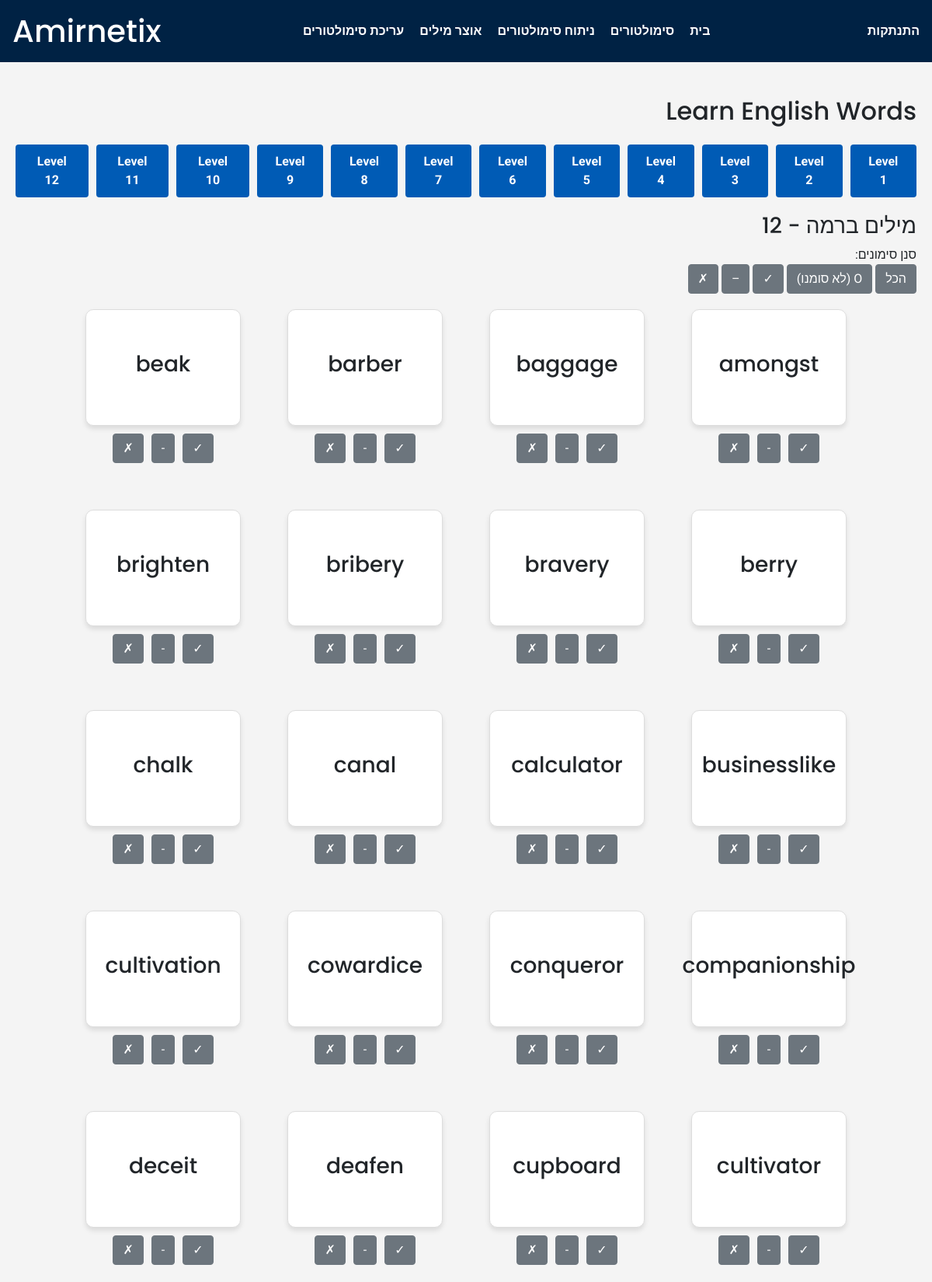
The app's page /Analysis/english_vocab/12 (signed in, upper part) with its own data.
### Management/models.py (models this page shows)
class Word(models.Model):
    eng_word = models.CharField(max_length=50, unique=True)
    heb_word = models.CharField(max_length=50, blank=True, null=True)
    is_root = models.BooleanField(default=False)
    part_of_speech = models.CharField(max_length=20, choices=[
        ('noun', 'Noun'),
        ('verb', 'Verb'),
        ('adjective', 'Adjective'),
        ('adverb', 'Adverb'),
        ('other', 'Other')
    ],default=None, blank=True, null=True)
    sublist = models.IntegerField(default=None, blank=True,null=True)  # AWL sublist (1-10)
    is_used = models.BooleanField(default=False)  # Indicates if the word is used in any test
    word_level = models.IntegerField(default=0, choices=Level_Choices.choices)
    source = models.CharField(max_length=50, default=None, blank=True, null=True)
    example_sentence = models.TextField(default=None, blank=True, null=True)
    usage_tips = models.TextField(default=None, blank=True, null=True)  # Tips to help learn the word in context
    class Meta:
        ordering = ['sublist', 'eng_word']
    def __str__(self):
        return f"{self.eng_word} - {self.heb_word} - {self.word_level}"

### Analysis/views.py (the view)
# urls.py: path("english_vocab/<int:words_level>", views.english_vocab,name='english_vocab'),
@login_required(login_url='login')
def english_vocab(request, words_level:int = 1):
    print(f"Selected words level: {words_level}")
    selected_level = request.GET.get('level')
    if selected_level:
        words = Word.objects.filter(word_level=selected_level).all()
    else:
        words = Word.objects.filter(word_level = words_level).all() # Update to get first level only if no level is selected
    words = Word.objects.filter(word_level = words_level).all()
    user = request.user
    if user:
        user_knowledge = Student_Word_Knowledge.objects.all()
        words_list = []
        for word in words:
            try:
                familiarity = user_knowledge.order_by('selection_date').filter(word = word, student = user).last().familiarity
                words_list.append({'word':word,'familiarity':familiarity})
            except:
                words_list.append({'word':word,'familiarity':Level_Choices.NOT_CHOSEN})
    else:
        words_list = []
        for word in words:
            words_list.append({'word':word,'familiarity':Level_Choices.NOT_CHOSEN})
    levels = Word.objects.values_list('word_level', flat=True).distinct().order_by('word_level')
    fam_levels = []
    for fam_level in Level_Choices.choices:
        if fam_level[0] != 0:
            fam_levels.append(fam_level)
    return render(request, 'Analysis/english_vocab.html', {
        'words': words,
        'levels': levels,
        'selected_level': words_level,
        'words_list' : words_list,
        'fam_levels' : fam_levels
    })

### Analysis/templates/Analysis/english_vocab.html (shortened to what this page needs)
{% extends 'Analysis/layout.html' %}
{% block body %}
<div class="container mt-4">
    <h2 class="mb-4">Learn English Words</h2>
    <div class="level-filter">
        {% for level in levels %}
            <a href="/Analysis/english_vocab/{{level}}" class="btn level-btn" data-level="{{level}}">Level {{level}}</a>
        {% endfor %}
    </div>
    <div class="container-title">
        <h3 class="title-header">מילים ברמה - {{selected_level}}</h3>
    </div>
    <div>
        <label>סנן סימונים:</label>
        <div id="fam-level-filter" class="fam-filter-buttons">
            <button class="btn btn-secondary selected fam-filter-btn" data-familiarity="-1">הכל</button>
            <button class="btn btn-secondary unselected fam-filter-btn" data-familiarity="0">O (לא סומנו)</button>
            <button class="btn btn-secondary unselected fam-filter-btn filter-perfect" data-familiarity="1">✓</button>
            <button class="btn btn-secondary unselected fam-filter-btn filter-partially" data-familiarity="2">–</button>
            <button class="btn btn-secondary unselected fam-filter-btn filter-none" data-familiarity="3">✗</button>
        </div>
    </div>
    <div class="card-container">
        {% for word in words_list %}
        <div class="word" id="word_id-{{word.word.id}}" data-word-level="{{ word.word.word_level }}" data-word-fam = "{{ word.familiarity }}">
            <div class="word-card">
                <div class="word-card-inner">
                    <div class="word-card-front">
                        <h3>{{ word.word.eng_word }}</h3>
                    </div>
                    <div class="word-card-back">
                        <h3>{{ word.word.heb_word }}</h3>
                    </div>
                </div>
            </div>
            <div class="understanding-options">
                {% for fam_level in fam_levels %}
                {% if word.familiarity == fam_level.0 %}
                    {% if word.familiarity == 1 %}
                    <button class="btn btn-success fam-btn selected" data-fam-level="{{ fam_level.0 }}" data-word-id="{{ word.word.id }}">{{fam_level.1}}</button>
                    {% elif word.familiarity == 2 %}
                    <button class="btn btn-warning fam-btn selected" data-fam-level="{{ fam_level.0 }}" data-word-id="{{ word.word.id }}">{{fam_level.1}}</button>
                    {% else %}
                    <button class="btn btn-danger fam-btn selected" data-fam-level="{{ fam_level.0 }}" data-word-id="{{ word.word.id }}">{{fam_level.1}}</button>
                    {% endif %}
                {% else %}
                    <button class="btn btn-secondary fam-btn unselected" data-fam-level="{{ fam_level.0 }}" data-word-id="{{ word.word.id }}">{{fam_level.1}}</button>
                {% endif %}
                {% endfor %}
            </div>
        </div>
        {% endfor %}
    </div>
</div>
{% endblock %}

### Analysis/static/Analysis/styles.css (style rules this page uses)
body { font-family: 'Roboto', sans-serif; margin: 0; padding: 0; background-color: #f4f4f4; }
h1, h2, h3 { font-family: 'Poppins', sans-serif; }
.container { max-width: 1200px; margin: auto; padding: 20px; justify-content: space-between; }
a { text-decoration: none; color: #333; }
.card-container { display: flex; flex-wrap: wrap; gap: 20px; justify-content: center; }
.word { margin: 20px; }
.word-card { width: 200px; height: 150px; perspective: 1000px; cursor: pointer; }
.word-card-inner { position: relative; width: 100%; height: 100%; text-align: center; transition: transform 0.6s; transform-style: preserve-3d; }
.word-card-front, .word-card-back { position: absolute; width: 100%; height: 100%; backface-visibility: hidden; border: 1px solid #ddd; border-radius: 10px; display: flex; align-items: center; justify-content: center; background-color: #fff; box-shadow: 0 4px 6px rgba(0, 0, 0, 0.1); }
.word-card-back { transform: rotateY(180deg); background-color: #f8f9fa; color: #333; }
.understanding-options { display: flex; justify-content: center; gap: 10px; margin-top: 10px; }
.level-filter { display: flex; justify-content: center; gap: 10px; margin-bottom: 20px; }
.level-btn { padding: 10px 20px; border: none; border-radius: 4px; background-color: #005bb5; color: white; cursor: pointer; transition: background-color 0.3s; font-size: 1em; font-weight: bold; }

### records on screen
Word: word.eng_word "amongst", fam_level "✓" "-" "✗"
Word: word.eng_word "baggage", fam_level "✓" "-" "✗"
Word: word.eng_word "barber", fam_level "✓" "-" "✗"
Word: word.eng_word "beak", fam_level "✓" "-" "✗"
Word: word.eng_word "berry", fam_level "✓" "-" "✗"
Word: word.eng_word "bravery", fam_level "✓" "-" "✗"
Word: word.eng_word "bribery", fam_level "✓" "-" "✗"
Word: word.eng_word "brighten", fam_level "✓" "-" "✗"
Word: word.eng_word "businesslike", fam_level "✓" "-" "✗"
Word: word.eng_word "calculator", fam_level "✓" "-" "✗"
Word: word.eng_word "canal", fam_level "✓" "-" "✗"
Word: word.eng_word "chalk", fam_level "✓" "-" "✗"
Word: word.eng_word "companionship", fam_level "✓" "-" "✗"
Word: word.eng_word "conqueror", fam_level "✓" "-" "✗"
Word: word.eng_word "cowardice", fam_level "✓" "-" "✗"
Word: word.eng_word "cultivation", fam_level "✓" "-" "✗"
Word: word.eng_word "cultivator", fam_level "✓" "-" "✗"
Word: word.eng_word "cupboard", fam_level "✓" "-" "✗"
Word: word.eng_word "deafen", fam_level "✓" "-" "✗"
Word: word.eng_word "deceit", fam_level "✓" "-" "✗"

### other values on screen
{{ level }} "1" "2" "3" "4" "5" "6" "7" "8" "9" "10" "11" "12"
{{ selected_level }} "12"
